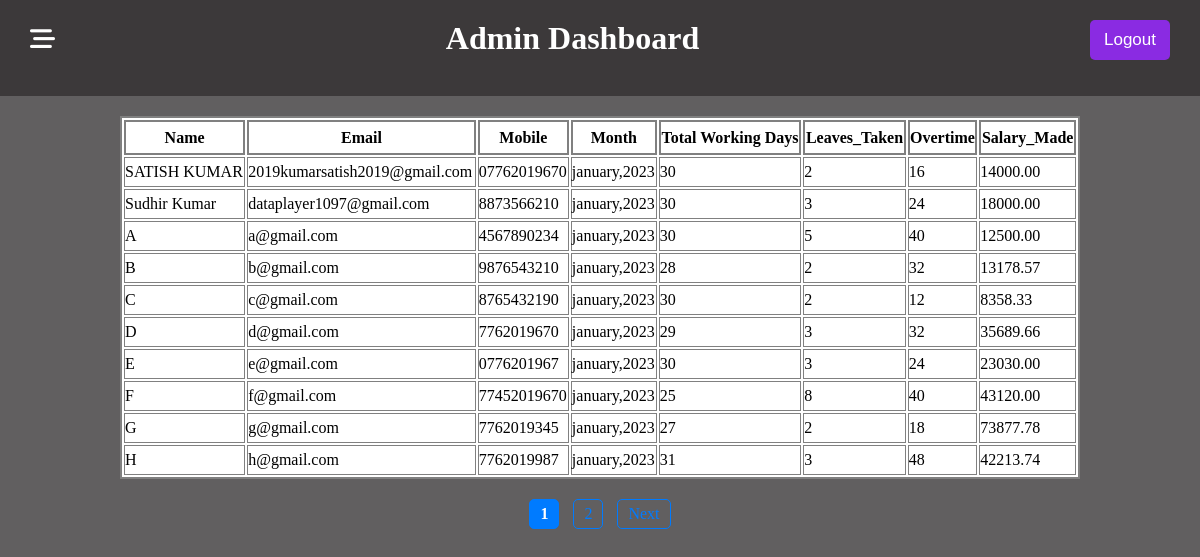
The page /salaryview (signed in) on the database its author committed.
### app1/models.py (models this page shows, shortened)
class Salary(models.Model):
    MONTH = (
        ("january", "january"),
        ("february", "february"),
        ("march", "march"),
        ("april", "april"),
        ("may", "may"),
        ("june", "june"),
        ("july", "july"),
        ("august", "august"),
        ("september", "september"),
        ("october", "october"),
        ("november", "november"),
        ("december", "december"),
    )
    YEAR = (
        ("2023", "2023"),
        ("2024", "2024"),
        ("2025", "2025"),
        ("2026", "2026"),
        ("2027", "2027"),
        ("2028", "2028"),
        ("2029", "2029"),
        ("2030", "2030"),
    )
    employee_id = models.ForeignKey(Employee, on_delete=models.CASCADE)
    month = models.CharField(max_length=50, choices=MONTH)
    year = models.CharField(max_length=50, choices=YEAR)
    total_working_days = models.PositiveIntegerField(default=0)
    total_leave_taken = models.PositiveIntegerField(default=0)
    overtime = models.PositiveIntegerField(default=0)
    Total_salary_made = models.DecimalField(max_digits=8, decimal_places=2, default=0.0)
    is_salary_calculated = models.PositiveSmallIntegerField(default=0)

class Employee(models.Model):
    name = models.CharField(max_length=100)
    email = models.EmailField()
    mobile = models.CharField(max_length=13)
    address = models.CharField(max_length=200)
    base_salary = models.DecimalField(max_digits=8, decimal_places=2)

### app1/views.py (the view)
# urls.py: path("salaryview", views.salaryview, name="salaryview"),
def salaryview(request):
    user = request.session.get("user")
    if user is not None:
        salaries = Salary.objects.all().order_by("-month")
        paginator = Paginator(salaries, 10)
        page_number = request.GET.get("page")
        salary_paginator = paginator.get_page(page_number)
        return render(
            request, "salarydetail.html", {"salary_paginator": salary_paginator}
        )
    else:
        return redirect("login")

### app1/templates/salarydetail.html (shortened to what this page needs)
{% extends "base.html" %}
{% block container %}
<div class="salarydetail">
    <table>
        <tr>
            <th>Name</th>
            <th>Email</th>
            <th>Mobile</th>
            <th>Month</th>
            <th>Total Working Days</th>
            <th>Leaves_Taken</th>
            <th>Overtime</th>
            <th>Salary_Made</th>
        </tr>
        {% for i in salary_paginator %}
        <tr>
            <td>{{i.employee_id.name}}</td>
            <td>{{i.employee_id.email}}</td>
            <td>{{i.employee_id.mobile}}</td>
            <td>{{i.month}},{{i.year}}</td>
            <td>{{i.total_working_days}}</td>
            <td>{{i.total_leave_taken}}</td>
            <td>{{i.overtime}}</td>
            <td>{{i.Total_salary_made}}</td>
        </tr>
        {% endfor %}
    </table>
</div>
<div class="pagination">
    <span>
        {% for num in salary_paginator.paginator.page_range %}
        {% if salary_paginator.number == num %}
        <strong>{{ num }}</strong>
        {% else %}
        <a href="?page={{ num }}">{{ num }}</a>
        {% endif %}
        {% endfor %}
    </span>
    {% if salary_paginator.has_next %}
    <a href="?page={{ salary_paginator.next_page_number }}">Next</a>
    {% endif %}
</div>
{% endblock container %}

### app1/static/css/style.css (style rules this page uses)
body { background-color: #615f60; }
* { box-sizing: border-box; margin: 0; padding: 0; }
table { width: 80%; margin: 20px auto; border: 2px solid gray; background-color: #ffff; }
table tr th { height: 35px; border: 2px solid gray; }
table tr td { border: 1px solid gray; height: 30px; }
.pagination { text-align: center; margin-top: 20px; margin-bottom: 50px; }
.pagination a, .pagination strong { display: inline-block; margin: 0 5px; padding: 5px 10px; text-decoration: none; color: #007bff; border: 1px solid #007bff; border-radius: 5px; transition: all 0.3s; }
.pagination strong { background-color: #007bff; color: #fff; border: 1px solid #007bff; border-radius: 5px; }

### rows shown on the page
Salary: employee_id.name "SATISH KUMAR", employee_id.email "2019kumarsatish2019@gmail.com", employee_id.mobile "07762019670", month "january", year "2023", total_working_days "30", total_leave_taken "2", overtime "16", Total_salary_made "14000.00"
Salary: employee_id.name "Sudhir Kumar", employee_id.email "dataplayer1097@gmail.com", employee_id.mobile "8873566210", month "january", year "2023", total_working_days "30", total_leave_taken "3", overtime "24", Total_salary_made "18000.00"
Salary: employee_id.name "A", employee_id.email "a@gmail.com", employee_id.mobile "4567890234", month "january", year "2023", total_working_days "30", total_leave_taken "5", overtime "40", Total_salary_made "12500.00"
Salary: employee_id.name "B", employee_id.email "b@gmail.com", employee_id.mobile "9876543210", month "january", year "2023", total_working_days "28", total_leave_taken "2", overtime "32", Total_salary_made "13178.57"
Salary: employee_id.name "C", employee_id.email "c@gmail.com", employee_id.mobile "8765432190", month "january", year "2023", total_working_days "30", total_leave_taken "2", overtime "12", Total_salary_made "8358.33"
Salary: employee_id.name "D", employee_id.email "d@gmail.com", employee_id.mobile "7762019670", month "january", year "2023", total_working_days "29", total_leave_taken "3", overtime "32", Total_salary_made "35689.66"
Salary: employee_id.name "E", employee_id.email "e@gmail.com", employee_id.mobile "0776201967", month "january", year "2023", total_working_days "30", total_leave_taken "3", overtime "24", Total_salary_made "23030.00"
Salary: employee_id.name "F", employee_id.email "f@gmail.com", employee_id.mobile "77452019670", month "january", year "2023", total_working_days "25", total_leave_taken "8", overtime "40", Total_salary_made "43120.00"
Salary: employee_id.name "G", employee_id.email "g@gmail.com", employee_id.mobile "7762019345", month "january", year "2023", total_working_days "27", total_leave_taken "2", overtime "18", Total_salary_made "73877.78"
Salary: employee_id.name "H", employee_id.email "h@gmail.com", employee_id.mobile "7762019987", month "january", year "2023", total_working_days "31", total_leave_taken "3", overtime "48", Total_salary_made "42213.74"

### other values the page prints
{{ num }} "1"
